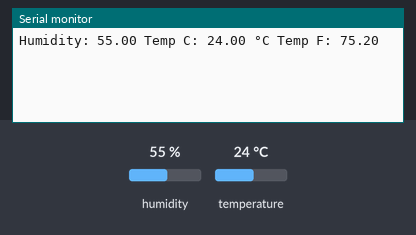
This sketch was run on a simulated Arduino Uno, built with avr-gcc and run on an emulated ATmega328P. On the bench: the last lines printed to the serial monitor. The inputs (shaded band) are chosen by the test bench; at power-on: humidity 55 %, temperature 24 °C.

Above: at 3.2 s.
3.3 s: humidity set to 22 %
At 5.0 s:
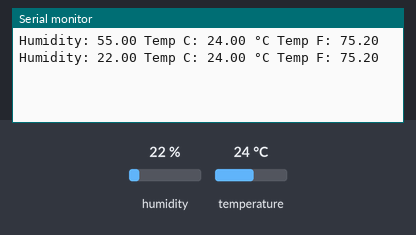
6.0 s: temperature set to 12 °C
At 7.4 s:
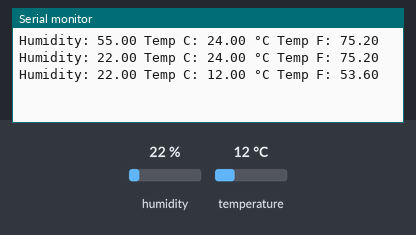
8.7 s: humidity set to 40 %
At 11.1 s:
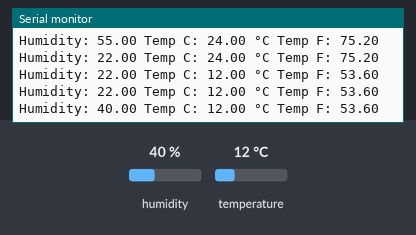
Timing chart, 0 to 12.6 s (numbered marks = the images above; inputs shaded):
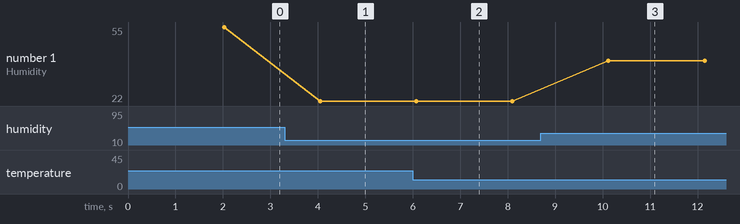

Measured:
- after the input at 3.3 s, the serial monitor: prints a new line after 0.75 s (image 1)
- after the input at 6.0 s, the serial monitor: prints a new line after 0.07 s (image 2)
- after the input at 8.7 s, the serial monitor: prints a new line after 1.4 s (image 3)
- plotted number 1: 55 → 22 after the input at 3.3 s, 22 → 40 after the input at 8.7 s

The sketch:

18_dht_sensor.ino
```cpp
#include "DHT.h"
#define Type DHT11
int sensePin = 2;
DHT HT(sensePin, Type);
float humidity;
float tempC;
float tempF;
int setTime = 2000;

void setup() {
  Serial.begin(9600);
  HT.begin();
  delay(setTime);
}

void loop() {
  humidity = HT.readHumidity();
  tempC = HT.readTemperature();
  tempF = HT.readTemperature(true);

  Serial.print("Humidity: ");
  Serial.print(humidity);
  Serial.print(" Temp C: ");
  Serial.print(tempC);
  Serial.print(" °C" );
  Serial.print(" Temp F: ");
  Serial.println(tempF);
  delay(setTime);
}
```
